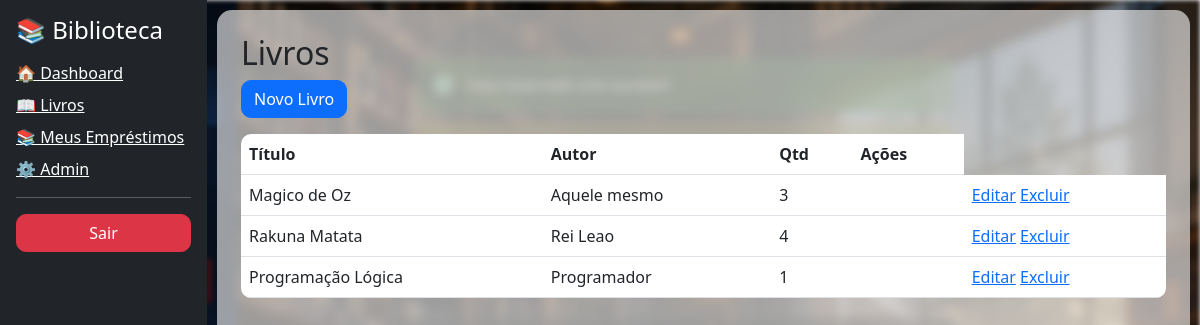
Before: /livros/ (signed in) with the older database file.
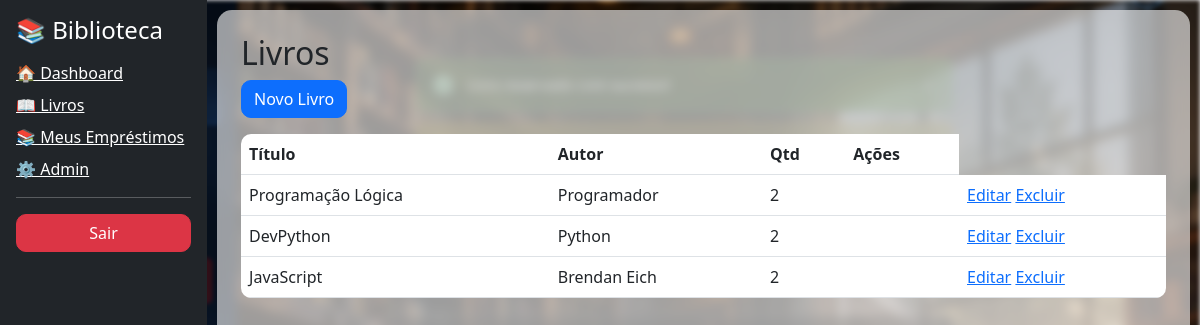
After: the same page with the newer database file.
### core/models.py (models this page shows, shortened)
class Livro(models.Model):
    titulo = models.CharField(max_length=200)
    autor = models.CharField(max_length=100)
    isbn = models.CharField(max_length=20)
    quantidade = models.IntegerField()

### core/views.py (the view)
# urls.py: path('livros/', views.listar_livros, name='listar_livros'),
@login_required
def listar_livros(request):
    livros = Livro.objects.all()
    return render(request, 'livros/listar.html', {'livros': livros})

### core/templates/livros/listar.html (shortened to what this page needs)
{% extends 'index.html' %}
{% block content %}
<h2>Livros</h2>
<a href="/livros/novo/" class="btn btn-primary mb-3">Novo Livro</a>
<table class="table table-hover">
<tr>
<th>Título</th>
<th>Autor</th>
<th>Qtd</th>
<th>Ações</th>
</tr>
{% for livro in livros %}
<tr>
<td>{{ livro.titulo }}</td>
<td>{{ livro.autor }}</td>
<td>{{ livro.quantidade }}</td>
 <td>
    </td>
<td>
        {% if user.is_staff %}
            <a href="/livros/editar/{{ livro.id }}">Editar</a>
            <a href="/livros/excluir/{{ livro.id }}">Excluir</a>
        {% else %}
            {% if livro.quantidade > 0 %}
                <a href="/emprestar/?livro={{ livro.id }}" class="btn btn-success">Reservar</a>
            {% else %}
                <span class="badge bg-danger">Indisponível</span>
            {% endif %}
        {% endif %}
    </td>
</tr>
{% endfor %}
</table>
{% endblock %}

### core/templates/index.html (shortened to what this page needs)
{% load static %}
<!DOCTYPE html>
<html>
<head>
    <link href="https://cdn.jsdelivr.net/npm/bootstrap@5.3.0/dist/css/bootstrap.min.css" rel="stylesheet">
</head>
<body>
<div class="d-flex">
    <div class="bg-dark text-white p-3" style="width:250px; height:100vh;">
        <h4 class="mb-3">📚 Biblioteca</h4>
        <a href="/" class="text-white d-block mb-2">🏠 Dashboard</a>
        <a href="/livros/" class="text-white d-block mb-2">📖 Livros</a>
        <a href="/meus/" class="text-white d-block mb-2">📚 Meus Empréstimos</a>
        {% if user.is_staff %}
        <a href="/admin/" class="text-white d-block mt-2">⚙️ Admin</a>
        {% endif %}
    <hr>
        <a href="/sair/" class="btn btn-danger w-100">Sair</a>
    </div>
    <div class="p-4" style="width:100%; background: rgba(255,255,255,0.6); border-radius:15px; backdrop-filter: blur(5px); margin:10px;">
        {% block content %}{% endblock %}
    </div>
</div>
</body>
</html>

### core/templates/index.html (style rules this page uses)
.btn { border-radius: 10px; }
table { border-radius: 10px; overflow: hidden; }

Changed rows visible on the page:
removed Livro: titulo "Magico de Oz", autor "Aquele mesmo", quantidade "3"
removed Livro: titulo "Rakuna Matata", autor "Rei Leao", quantidade "4"
changed Livro "Programação Lógica": quantidade "1" → "2"
added Livro: titulo "DevPython", autor "Python", quantidade "2"
added Livro: titulo "JavaScript", autor "Brendan Eich", quantidade "2"
